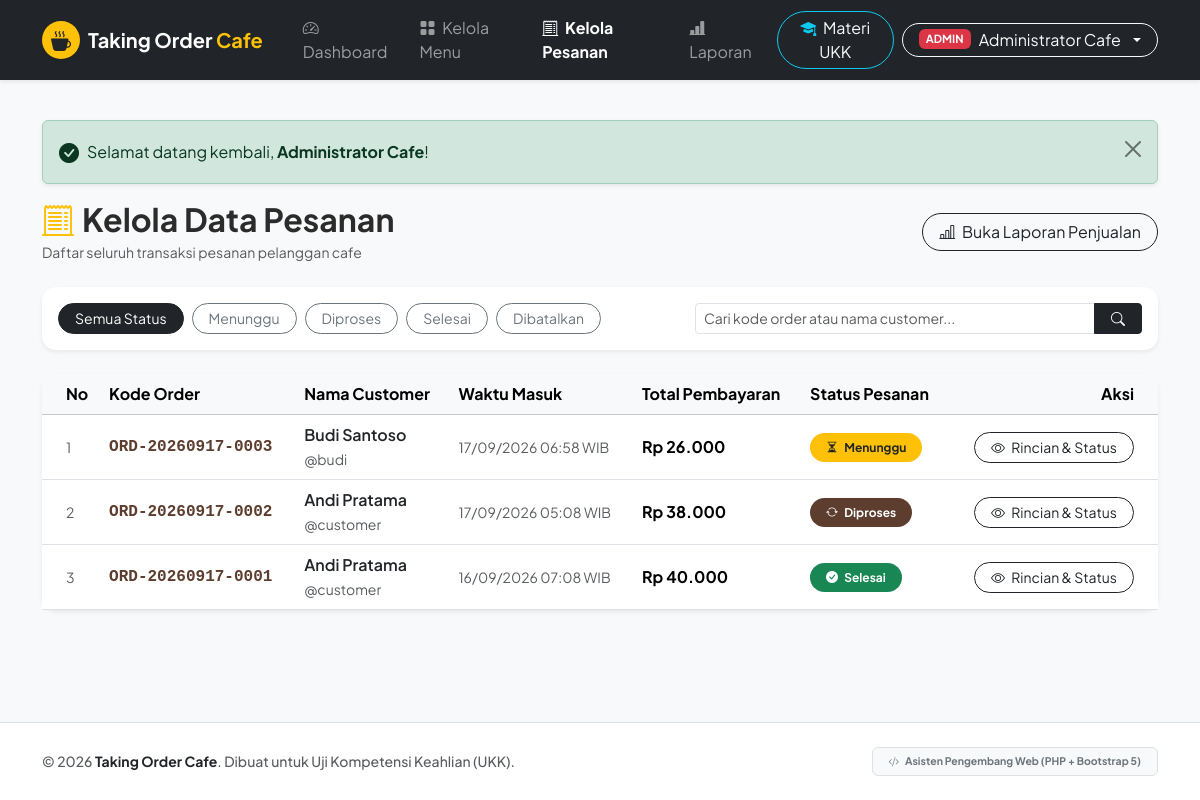
The app's page /admin/orders.php (signed in) with its own data.
### tables this page shows
CREATE TABLE IF NOT EXISTS `orders` (
    `id` INT AUTO_INCREMENT PRIMARY KEY,
    `order_code` VARCHAR(50) NOT NULL UNIQUE,
    `user_id` INT NOT NULL,
    `total` DECIMAL(12, 2) NOT NULL DEFAULT 0.00,
    `status` ENUM('Menunggu', 'Diproses', 'Selesai', 'Dibatalkan') NOT NULL DEFAULT 'Menunggu',
    `created_at` DATETIME DEFAULT CURRENT_TIMESTAMP,
    CONSTRAINT `fk_orders_user` FOREIGN KEY (`user_id`) REFERENCES `users` (`id`) ON DELETE CASCADE ON UPDATE CASCADE
);

CREATE TABLE IF NOT EXISTS `users` (
    `id` INT AUTO_INCREMENT PRIMARY KEY,
    `name` VARCHAR(100) NOT NULL,
    `username` VARCHAR(50) NOT NULL UNIQUE,
    `password` VARCHAR(255) NOT NULL,
    `role` ENUM('admin', 'customer') NOT NULL DEFAULT 'customer',
    `created_at` DATETIME DEFAULT CURRENT_TIMESTAMP
);

### admin/orders.php (the view, shortened to what this page needs)
<?php
require_once __DIR__ . '/../config/database.php';
require_once __DIR__ . '/../includes/functions.php';
$statusFilter = sanitize($_GET['status'] ?? '');
$search       = sanitize($_GET['search'] ?? '');
$sql = "SELECT o.*, u.name AS customer_name, u.username AS customer_username
        FROM orders o
        JOIN users u ON o.user_id = u.id
        WHERE 1=1";
$params = [];
$sql .= " ORDER BY o.id DESC";
try {
    $stmt = $pdo->prepare($sql);
    $stmt->execute($params);
    $orders = $stmt->fetchAll();
} catch (PDOException $e) {
    $orders = [];
}
require_once __DIR__ . '/../includes/header.php';
?>
<div class="d-flex flex-column flex-md-row justify-content-between align-items-md-center gap-3 mb-4">
    <div>
        <h2 class="fw-bold mb-1"><i class="bi bi-receipt-cutoff me-2 text-warning"></i>Kelola Data Pesanan</h2>
        <p class="text-muted small mb-0">Daftar seluruh transaksi pesanan pelanggan cafe</p>
    </div>
    <div>
        <a href="<?php echo base_url('admin/reports.php'); ?>" class="btn btn-outline-dark rounded-pill px-3">
            <i class="bi bi-bar-chart-line me-1"></i> Buka Laporan Penjualan
        </a>
    </div>
</div>
<div class="card border-0 shadow-sm p-3 mb-4 bg-white">
    <form action="<?php echo base_url('admin/orders.php'); ?>" method="GET" class="row g-2 align-items-center">
        <div class="col-lg-7 d-flex flex-wrap gap-2">
            <a href="<?php echo base_url('admin/orders.php' . (!empty($search) ? '?search=' . urlencode($search) : '')); ?>"
               class="btn btn-sm rounded-pill px-3 <?php echo (empty($statusFilter) || $statusFilter === 'all') ? 'btn-dark' : 'btn-outline-secondary'; ?>">
               Semua Status
            </a>
            <a href="<?php echo base_url('admin/orders.php?status=Menunggu' . (!empty($search) ? '&search=' . urlencode($search) : '')); ?>"
               class="btn btn-sm rounded-pill px-3 <?php echo ($statusFilter === 'Menunggu') ? 'btn-warning text-dark fw-bold' : 'btn-outline-secondary'; ?>">
               Menunggu
            </a>
            <a href="<?php echo base_url('admin/orders.php?status=Diproses' . (!empty($search) ? '&search=' . urlencode($search) : '')); ?>"
               class="btn btn-sm rounded-pill px-3 <?php echo ($statusFilter === 'Diproses') ? 'btn-primary fw-bold' : 'btn-outline-secondary'; ?>">
               Diproses
            </a>
            <a href="<?php echo base_url('admin/orders.php?status=Selesai' . (!empty($search) ? '&search=' . urlencode($search) : '')); ?>"
               class="btn btn-sm rounded-pill px-3 <?php echo ($statusFilter === 'Selesai') ? 'btn-success fw-bold' : 'btn-outline-secondary'; ?>">
               Selesai
            </a>
            <a href="<?php echo base_url('admin/orders.php?status=Dibatalkan' . (!empty($search) ? '&search=' . urlencode($search) : '')); ?>"
               class="btn btn-sm rounded-pill px-3 <?php echo ($statusFilter === 'Dibatalkan') ? 'btn-danger fw-bold' : 'btn-outline-secondary'; ?>">
               Dibatalkan
            </a>
        </div>
        <div class="col-lg-5">
            <div class="input-group">
                <input type="text" name="search" class="form-control form-control-sm" placeholder="Cari kode order atau nama customer..." value="<?php echo htmlspecialchars($search); ?>">
                <button class="btn btn-sm btn-dark px-3" type="submit">
                    <i class="bi bi-search"></i>
                </button>
            </div>
        </div>
    </form>
</div>
<div class="card border-0 shadow-sm">
    <div class="card-body p-0">
        <?php if (empty($orders)): ?>
            <div class="text-center py-5">
                <i class="bi bi-inbox fs-1 text-muted"></i>
                <h5 class="fw-bold mt-3 mb-1">Tidak Ada Data Pesanan</h5>
                <p class="text-muted small">Tidak ditemukan data pesanan dengan kriteria pencarian saat ini.</p>
            </div>
        <?php else: ?>
            <div class="table-responsive">
                <table class="table table-hover align-middle mb-0">
                    <thead class="table-light">
                        <tr>
                            <th class="ps-4">No</th>
                            <th>Kode Order</th>
                            <th>Nama Customer</th>
                            <th>Waktu Masuk</th>
                            <th>Total Pembayaran</th>
                            <th>Status Pesanan</th>
                            <th class="text-end pe-4">Aksi</th>
                        </tr>
                    </thead>
                    <tbody>
                        <?php $no = 1; foreach ($orders as $order): ?>
                            <tr>
                                <td class="ps-4 text-muted small"><?php echo $no++; ?></td>
                                <td class="fw-bold font-monospace text-primary">
                                    <?php echo htmlspecialchars($order['order_code']); ?>
                                </td>
                                <td>
                                    <div class="fw-semibold text-dark"><?php echo htmlspecialchars($order['customer_name']); ?></div>
                                    <small class="text-muted">@<?php echo htmlspecialchars($order['customer_username']); ?></small>
                                </td>
                                <td class="text-muted small">
                                    <?php echo date('d/m/Y H:i', strtotime($order['created_at'])); ?> WIB
                                </td>
                                <td class="fw-bold">
                                    <?php echo format_rupiah($order['total']); ?>
                                </td>
                                <td>
                                    <?php echo render_status_badge($order['status']); ?>
                                </td>
                                <td class="text-end pe-4">
                                    <a href="<?php echo base_url('admin/order-detail.php?id=' . $order['id']); ?>" class="btn btn-sm btn-outline-dark rounded-pill px-3">
                                        <i class="bi bi-eye me-1"></i> Rincian & Status
                                    </a>
                                </td>
                            </tr>
                        <?php endforeach; ?>
                    </tbody>
                </table>
            </div>
        <?php endif; ?>
    </div>
</div>
<?php require_once __DIR__ . '/../includes/footer.php'; ?>

### includes/functions.php (shortened to what this page needs)
<?php
function base_url($path = '') {
    static $base = null;
    if ($base === null) {
        $docRoot = isset($_SERVER['DOCUMENT_ROOT']) ? str_replace('\\', '/', realpath($_SERVER['DOCUMENT_ROOT'])) : '';
        $appRoot = str_replace('\\', '/', realpath(__DIR__ . '/..'));
        if (!empty($docRoot) && strpos($appRoot, $docRoot) === 0) {
            $base = substr($appRoot, strlen($docRoot));
        } else {
            $scriptDir = str_replace('\\', '/', dirname($_SERVER['SCRIPT_NAME'] ?? ''));
            $parts = explode('/', trim($scriptDir, '/'));
            $base = isset($parts[0]) && $parts[0] !== '' ? '/' . $parts[0] : '';
        }
        $base = '/' . trim($base, '/');
    }
    return $base . '/' . ltrim($path, '/');
}
function sanitize($data) {
    return htmlspecialchars(trim((string)$data), ENT_QUOTES, 'UTF-8');
}
function format_rupiah($number) {
    return 'Rp ' . number_format((float)$number, 0, ',', '.');
}
function render_status_badge($status) {
    $badgeClass = 'bg-secondary';
    $icon = 'bi-clock';
    switch ($status) {
        case 'Menunggu':
            $badgeClass = 'bg-warning text-dark';
            $icon = 'bi-hourglass-split';
            break;
        case 'Diproses':
            $badgeClass = 'bg-primary text-white';
            $icon = 'bi-arrow-repeat';
            break;
        case 'Selesai':
            $badgeClass = 'bg-success text-white';
            $icon = 'bi-check-circle-fill';
            break;
    }
    return '<span class="badge ' . $badgeClass . ' px-3 py-2 rounded-pill"><i class="bi ' . $icon . ' me-1"></i> ' . htmlspecialchars($status) . '</span>';
}
function render_flash_message() {
    if (isset($_SESSION['flash_message'])) {
        $flash = $_SESSION['flash_message'];
        $type = htmlspecialchars($flash['type']);
        $msg = strip_tags($flash['message'], '<strong><b><em><code><i><small><span>');
        $icon = 'bi-info-circle';
        if ($type === 'success') {
            $icon = 'bi-check-circle-fill';
        } elseif ($type === 'danger') {
            $icon = 'bi-exclamation-octagon-fill';
        } elseif ($type === 'warning') {
            $icon = 'bi-exclamation-triangle-fill';
        }
        echo '<div class="alert alert-' . $type . ' alert-dismissible fade show my-3 shadow-sm d-flex align-items-center" role="alert">';
        echo '<i class="bi ' . $icon . ' fs-5 me-2"></i>';
        echo '<div>' . $msg . '</div>';
        echo '<button type="button" class="btn-close" data-bs-dismiss="alert" aria-label="Close"></button>';
        echo '</div>';
    }
}

### assets/css/style.css (style rules this page uses)
:root { --bs-primary: #5c3d2e; --bs-primary-rgb: 92, 61, 46; --font-family-base: 'Plus Jakarta Sans', system-ui, -apple-system, sans-serif; }
body { font-family: var(--font-family-base); color: #2b2b2b; background-color: #f8f9fa; -webkit-font-smoothing: antialiased; }
.card { border-radius: 14px; transition: transform 0.2s ease, box-shadow 0.2s ease; }

### records on screen
orders: order_code "ORD-20260917-0003", user.name "Budi Santoso", user.username "budi", created_at "17/09/2026 06:58", total "Rp 26.000", status "Menunggu"
orders: order_code "ORD-20260917-0002", user.name "Andi Pratama", user.username "customer", created_at "17/09/2026 05:08", total "Rp 38.000", status "Diproses"
orders: order_code "ORD-20260917-0001", user.name "Andi Pratama", user.username "customer", created_at "16/09/2026 07:08", total "Rp 40.000", status "Selesai"

### other values on screen
$role "ADMIN"
$currentUser['name'] "Administrator Cafe"
strip_tags($flash['message'], '<strong><b><em><code><i><small><span>') "Selamat datang kembali, Administrator Cafe !"
